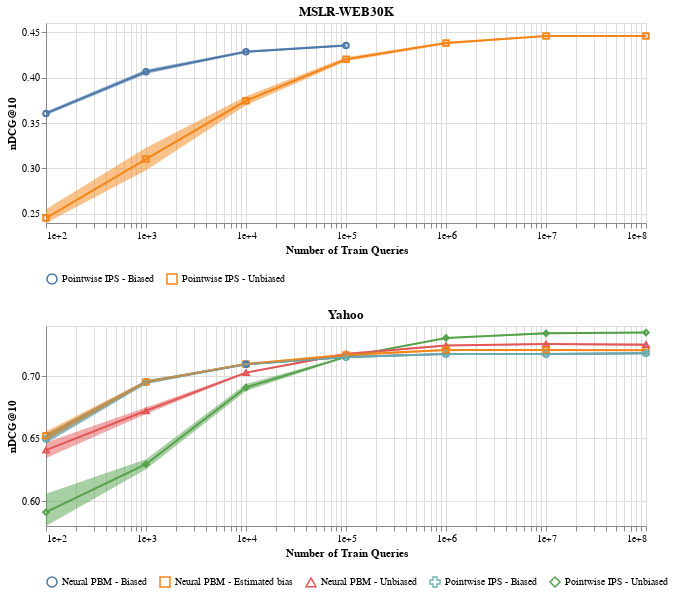

Notebook code for this chart:
### Code cell
def plot(dataset_df, legend=True, width=600, height=200, metric="average_relevant_position", title="", y=[0, 1.0]): 
    lines = alt.Chart(dataset_df, width=width, height=height, title=title).mark_line().encode(
        x=alt.X("n_sessions", scale=alt.Scale(type="log"), title="Number of Train Queries", axis=alt.Axis(format="e")),
        y=alt.Y(f"mean({metric})", scale=alt.Scale(zero=False, domain=y)),
        color=alt.Color("model", legend=None),
    )

    marks = alt.Chart(dataset_df).mark_point().encode(
        x=alt.X("n_sessions", scale=alt.Scale(type="log"), title="Number of Train Queries", axis=alt.Axis(format="e")),
        y=alt.Y(f"mean({metric})", scale=alt.Scale(zero=False)),
        shape=alt.Shape("model", legend=alt.Legend(orient="bottom"), title="") if legend else alt.Shape("model", legend=None),
        color=alt.Color("model", legend=alt.Legend(orient="bottom"), title="") if legend else alt.Color("model", legend=None),
    )

    ci = alt.Chart(dataset_df).mark_errorband(opacity=0.5).encode(
        x=alt.X("n_sessions", scale=alt.Scale(type="log"), title="Number of Train Queries", axis=alt.Axis(format="e")),
        y=alt.Y(metric, scale=alt.Scale(zero=False)),
        color=alt.Color("model", legend=None),
    )

    return alt.layer(
        lines,
        marks,
        ci
    ).resolve_scale(
        color="independent",
        shape="independent",
    )

yahoo_df = test_df[test_df.dataset == "Yahoo"]
mslr_df = test_df[test_df.dataset == "MSLR-Web30K"]

(
    plot(mslr_df, legend=True, metric="nDCG@10", title="MSLR-WEB30K", y=[0.25, 0.45]) &
    plot(yahoo_df, legend=True, metric="nDCG@10", title="Yahoo", y=[0.59, 0.74])
)
